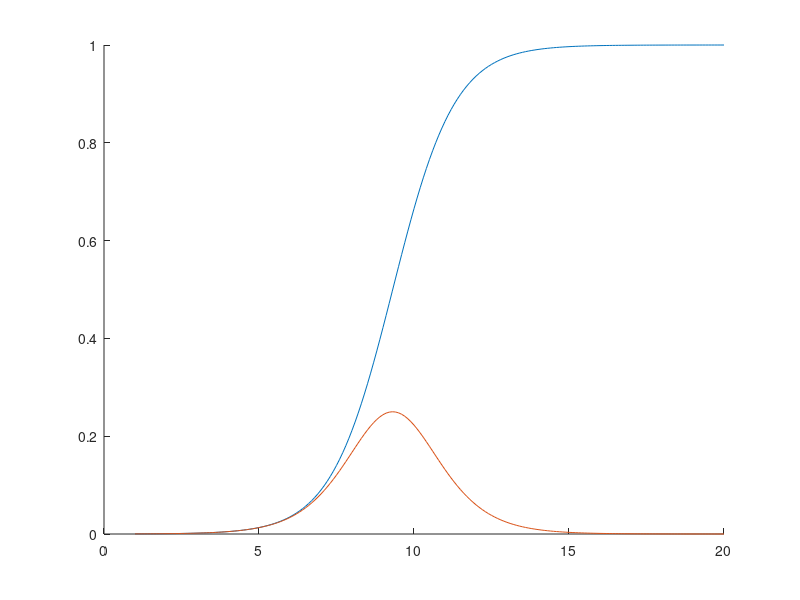

The MATLAB script that drew this image: (Note: this script raises an error after producing the figure.)
%% alternative costs
p2=8;
p3=9;
a=exp(p2)+exp(p3);

%% calculate linearized demand curve
% a= sum of exp of alternatives
% w= distance from center probability for linearization
function [pMin,pMax,b,c]=LinearizedDemandCurve(a,w)
k=0.5; % central probability
s=log(k*a/(1-k)); % point at probability k
b=a*exp(s)./(a+exp(s)).^2; % derivative at s
c=k-b.*s; % intercept of tangent
r=w/b; % left and right linearization distance
pMin=s-r;
pMax=s+r;
end

%% plot
p1=1:0.1:20;
figure
hold on
plot(p1,exp(p1)./(exp(p1)+a))
plot(p1,a*exp(p1)./(a+exp(p1)).^2) % derivative
x=[s-r,s+r];
line(x,b*x+c,'Color','r')





